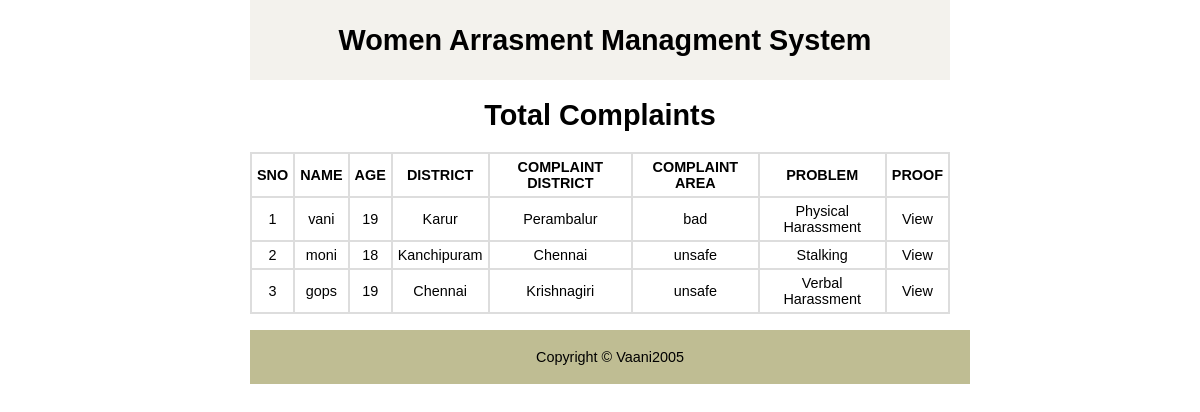
Page /totalcomplaint.php (signed in) on the committed database.
### tables this page shows
CREATE TABLE `complaint` (
  `CID` int(10) NOT NULL,
  `NAME` varchar(120) NOT NULL,
  `AGE` int(3) NOT NULL,
  `DIS` varchar(120) NOT NULL,
  `AREA` varchar(120) NOT NULL,
  `CDIS` varchar(120) NOT NULL,
  `CAREA` varchar(120) NOT NULL,
  `PRO` varchar(120) NOT NULL,
  `FILE` varchar(150) NOT NULL
);

### totalcomplaint.php (the view, shortened to what this page needs)
<?php
 include "database.php";
?>
<!DOCTYPE html>
<html lang="en">
<head>
    <link rel="stylesheet" href="index.css">
</head>
<body>
    <div id="container">
        <div id="header">
            <h1>Women Arrasment Managment System</h1>
        </div>
                  <h1 id="heading">Total Complaints</h1>
<?php
$sql="SELECT * FROM complaint";
$res=$db->query($sql);
if($res->num_rows>0)
{
 echo "<table>
  <tr> <th>SNO</th> <th>NAME</th> <th>AGE</th> <th>DISTRICT</th> <th>COMPLAINT DISTRICT</th>
<th>COMPLAINT AREA</th> <th>PROBLEM</th> <th>PROOF</th></tr>";
$i=0;
while($row=$res->fetch_assoc())
 {
  $i++;
  echo "<tr>";
  echo "<td>{$i}</td>";
  echo "<td>{$row["NAME"]}</td>";
  echo "<td>{$row["AGE"]}</td>";
  echo "<td>{$row["DIS"]}</td>";
  echo "<td>{$row["CDIS"]}</td>";
  echo "<td>{$row["CAREA"]}</td>";
  echo "<td>{$row["PRO"]}</td>";
  echo "<td><a href='{$row["FILE"]}' target='_blank'>View</a></td>";
  echo "</tr>";
 }
echo "</table>";
}
else
{
 echo "<p  class='error'>No Students Records Found</p>";
}
?>
<br>
        <div id="footer">
            <p>Copyright &copy; Vaani2005</p>
        </div>
    </div>
</body>
</html>

### index.css (style rules this page uses)
html,body { margin:0; padding: 0; }
body { font:90% calibri, sans-serif; text-align: center; }
#header { background-color: #f3f2ed; }
#header h1 { height: 80px; line-height: 80px; margin: 0; padding-left: 10px; }
#container { height:auto; width: 700px; margin: 0 auto; }
table { width:100%; border-collapse:collapse; }
table td,table th { border:2px solid #ddd; padding: 5px; }
#footer { clear:both; width: 100%; background-color: #bfbd93; }
#footer { margin: 0; padding: 5px 10px; }
a { padding: 5px; text-decoration: none; color: #000000; }

### rows in the picture
complaint: NAME "vani", AGE "19", DIS "Karur", CDIS "Perambalur", CAREA "bad", PRO "Physical Harassment"
complaint: NAME "moni", AGE "18", DIS "Kanchipuram", CDIS "Chennai", CAREA "unsafe", PRO "Stalking"
complaint: NAME "gops", AGE "19", DIS "Chennai", CDIS "Krishnagiri", CAREA "unsafe", PRO "Verbal Harassment"
